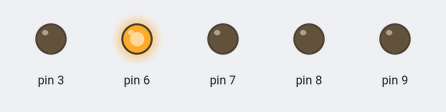
Bench run of a sketch on a simulated Arduino Uno, built with avr-gcc and run on an emulated ATmega328P. Shown: output pins drawn as LEDs (lit = HIGH).

Above: at 0.2 s.
At 1.2 s:
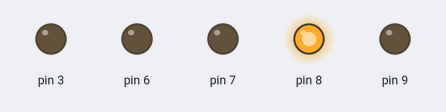
At 2.7 s:
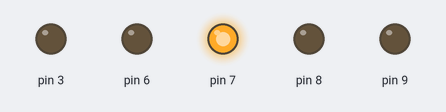
At 4.7 s:
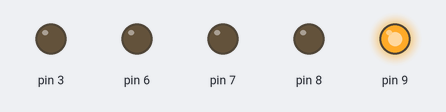
At 6.2 s:
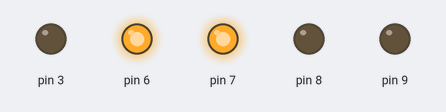
Timing chart, 0 to 6.9 s (numbered marks = the images above):
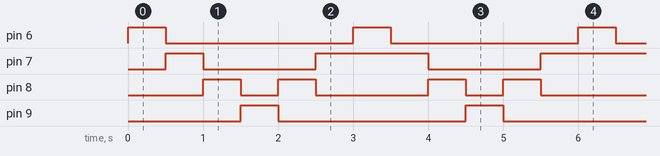

The sketch:

BASIC_I0_SHIELD_-_04_RUNNING_LED_2_WAY.ino
```cpp
void setup() {
  for(int x=6; x<=9; x++)
    pinMode(x, OUTPUT);
  pinMode(3, OUTPUT);
}

void loop() {
  for(int x=6; x<=9; x++){
    digitalWrite(x, HIGH);
    if(x==6)
      digitalWrite(9, LOW);
    else
      digitalWrite(x-1, LOW);
    delay(500);
  }
  for(int x=8; x>=7; x--){
    digitalWrite(x, HIGH);
    if(x==9)
      digitalWrite(6, LOW);
    else
      digitalWrite(x+1, LOW);
    delay(500);
  }
}
```

Measured:
- by itself, pin 6, pin 9: alternates HIGH for 0.50 s and LOW for 2.5 s
- by itself, pin 7: repeats every 3.0 s: LOW 1.5 s, HIGH 1.5 s
- by itself, pin 8: repeats every 3.0 s: LOW 0.50 s, HIGH 0.50 s, LOW 1.5 s, HIGH 0.50 s
